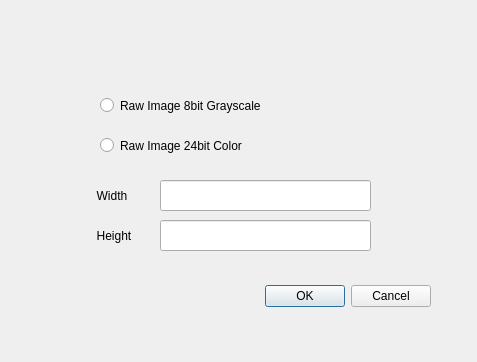
<?xml version="1.0" encoding="UTF-8"?>
<ui version="4.0">
 <class>Dialog</class>
 <widget class="QDialog" name="Dialog">
  <property name="geometry">
   <rect>
    <x>0</x>
    <y>0</y>
    <width>477</width>
    <height>362</height>
   </rect>
  </property>
  <property name="windowTitle">
   <string>Dialog</string>
  </property>
  <widget class="QDialogButtonBox" name="buttonBox">
   <property name="geometry">
    <rect>
     <x>90</x>
     <y>280</y>
     <width>341</width>
     <height>32</height>
    </rect>
   </property>
   <property name="orientation">
    <enum>Qt::Horizontal</enum>
   </property>
   <property name="standardButtons">
    <set>QDialogButtonBox::Cancel|QDialogButtonBox::Ok</set>
   </property>
  </widget>
  <widget class="QLabel" name="label">
   <property name="geometry">
    <rect>
     <x>90</x>
     <y>180</y>
     <width>64</width>
     <height>31</height>
    </rect>
   </property>
   <property name="text">
    <string>  Width</string>
   </property>
  </widget>
  <widget class="QLabel" name="label_2">
   <property name="geometry">
    <rect>
     <x>90</x>
     <y>220</y>
     <width>64</width>
     <height>31</height>
    </rect>
   </property>
   <property name="text">
    <string>  Height</string>
   </property>
  </widget>
  <widget class="QLineEdit" name="Width">
   <property name="geometry">
    <rect>
     <x>160</x>
     <y>180</y>
     <width>211</width>
     <height>31</height>
    </rect>
   </property>
  </widget>
  <widget class="QLineEdit" name="Height">
   <property name="geometry">
    <rect>
     <x>160</x>
     <y>220</y>
     <width>211</width>
     <height>31</height>
    </rect>
   </property>
  </widget>
  <widget class="QRadioButton" name="GrayScaleButton">
   <property name="geometry">
    <rect>
     <x>100</x>
     <y>90</y>
     <width>251</width>
     <height>31</height>
    </rect>
   </property>
   <property name="text">
    <string>Raw Image 8bit Grayscale</string>
   </property>
  </widget>
  <widget class="QRadioButton" name="ColorButton">
   <property name="geometry">
    <rect>
     <x>100</x>
     <y>130</y>
     <width>221</width>
     <height>31</height>
    </rect>
   </property>
   <property name="text">
    <string>Raw Image 24bit Color</string>
   </property>
  </widget>
 </widget>
 <resources/>
 <connections>
  <connection>
   <sender>buttonBox</sender>
   <signal>accepted()</signal>
   <receiver>Dialog</receiver>
   <slot>accept()</slot>
   <hints>
    <hint type="sourcelabel">
     <x>248</x>
     <y>254</y>
    </hint>
    <hint type="destinationlabel">
     <x>157</x>
     <y>274</y>
    </hint>
   </hints>
  </connection>
  <connection>
   <sender>buttonBox</sender>
   <signal>rejected()</signal>
   <receiver>Dialog</receiver>
   <slot>reject()</slot>
   <hints>
    <hint type="sourcelabel">
     <x>316</x>
     <y>260</y>
    </hint>
    <hint type="destinationlabel">
     <x>286</x>
     <y>274</y>
    </hint>
   </hints>
  </connection>
 </connections>
</ui>
